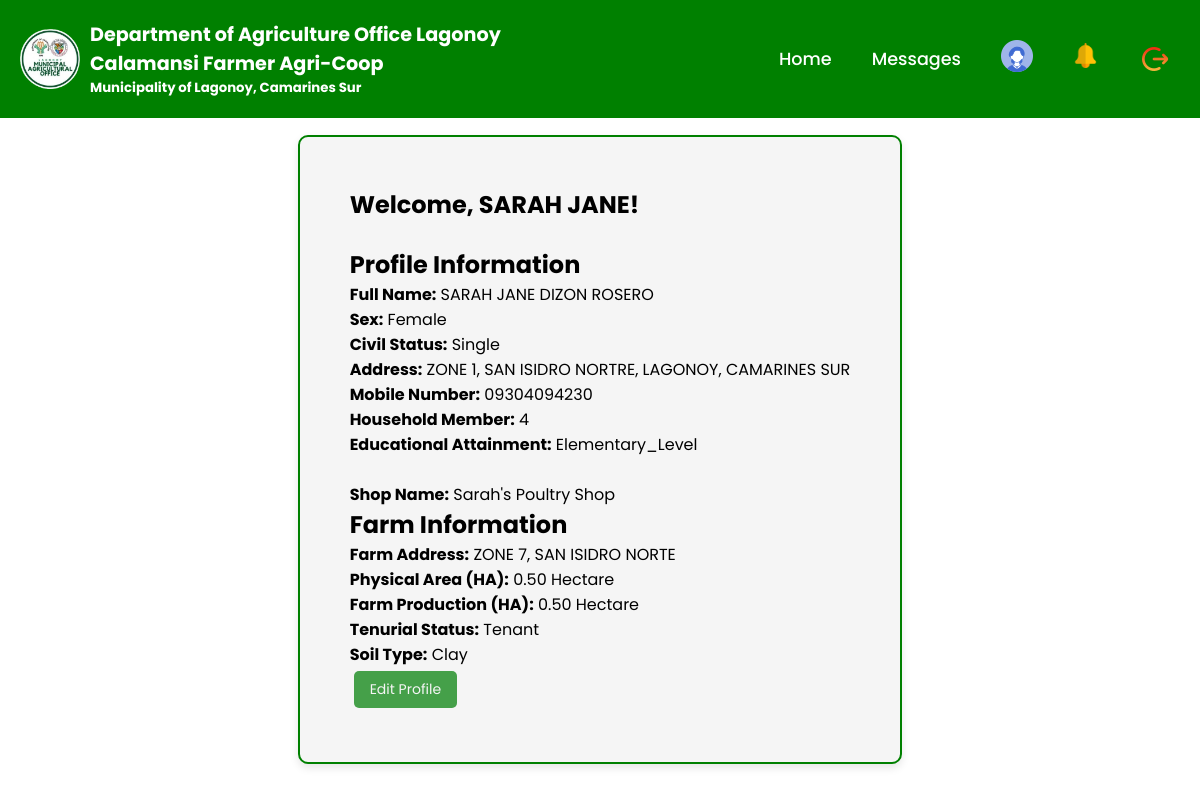
Screenshot of /seller_profile.php (signed in) with the database file from the repository.
### tables this page shows
CREATE TABLE `personal_info` (
  `info_id` int(11) NOT NULL,
  `user_id` int(11) NOT NULL,
  `surname` varchar(50) NOT NULL,
  `firstname` varchar(50) NOT NULL,
  `middlename` varchar(50) DEFAULT NULL,
  `extension` varchar(10) DEFAULT NULL,
  `sex` enum('Male', 'Female') NOT NULL,
  `civil_status` enum('Single', 'Married', 'Widow') DEFAULT NULL,
  `dob` date NOT NULL,
  `street` varchar(50) NOT NULL,
  `barangay` varchar(50) NOT NULL,
  `municipality` varchar(50) NOT NULL,
  `province` varchar(50) NOT NULL,
  `mobile_number` varchar(15) NOT NULL,
  `household_members` int(11) DEFAULT NULL,
  `educational_attainment` enum(
    'Elementary_Level',
    'Elementary_Graduate',
    'High_School_Level',
    'High_School_Graduate',
    'Senior_High_Level',
    'Senior_High_Graduate',
    'College_Level',
    'College_Graduate’, ‘Not_Applicable'
  ) NOT NULL
);

CREATE TABLE `farm_info` (
  `farm_id` int(11) NOT NULL,
  `user_id` int(11) NOT NULL,
  `farm_street` varchar(50) NOT NULL,
  `farm_barangay` varchar(50) NOT NULL,
  `physical_area` decimal(10, 2) NOT NULL,
  `total_production` decimal(10, 2) NOT NULL,
  `tenurial_status` enum('Owner', 'Tenant', 'Renter’, ‘Not_Applicable') NOT NULL,
  `soil_type` enum(
    'Clay',
    'Sandy',
    'Sandy_Clay',
    'Sandy_Loam’, ‘Not_Applicable'
  ) NOT NULL,
  `shop_name` varchar(50) NOT NULL
);

### seller_profile.php (the view, shortened to what this page needs)
<?php
require 'layout/header.php';
$user_id = $_SESSION['user_id'];
$sql_personal = "SELECT * FROM personal_info WHERE user_id = ?";
$stmt_personal = $connection->prepare($sql_personal);
$stmt_personal->bind_param("i", $user_id);
$stmt_personal->execute();
$result_personal = $stmt_personal->get_result();
if ($result_personal->num_rows > 0) {
    $farmer = $result_personal->fetch_assoc();
} else {
    echo "No profile found!";
    exit();
}
$sql_farm = "SELECT * FROM farm_info WHERE user_id = ?";
$stmt_farm = $connection->prepare($sql_farm);
$stmt_farm->bind_param("i", $user_id);
$stmt_farm->execute();
$result_farm = $stmt_farm->get_result();
if ($result_farm->num_rows > 0) {
    $farm = $result_farm->fetch_assoc();
} else {
    echo "No farm information found!";
    exit();
}
?>
<main>
    <section class="profile-container">
        <h1>Welcome, <?php echo $farmer['firstname']; ?>!</h1><br>
        <h2>Profile Information</h2>
        <p><strong>Full Name:</strong> <?php echo $farmer['firstname'] . " " . $farmer['middlename'] . " " . $farmer['surname']; ?></p>
        <p><strong>Sex:</strong> <?php echo $farmer['sex']; ?></p>
        <p><strong>Civil Status:</strong> <?php echo $farmer['civil_status']; ?></p>
        <p><strong>Address:</strong> <?php echo $farmer['street'] . ", " . $farmer['barangay'] . ", " . $farmer['municipality'] . ", " . $farmer['province']; ?></p>
        <p><strong>Mobile Number:</strong> <?php echo $farmer['mobile_number']; ?></p>
        <p><strong>Household Member:</strong> <?php echo $farmer['household_members']; ?></p>
        <p><strong>Educational Attainment:</strong> <?php echo $farmer['educational_attainment']; ?></p>
        <br>
        <p><strong>Shop Name:</strong> <?php echo $farm['shop_name']; ?></p>
        <h2>Farm Information</h2>
        <p><strong>Farm Address:</strong> <?php echo $farm['farm_street'] . ", " . $farm['farm_barangay']; ?></p>
        <p><strong>Physical Area (HA):</strong> <?php echo $farm['physical_area']; ?> Hectare</p>
        <p><strong>Farm Production (HA):</strong> <?php echo $farm['total_production']; ?> Hectare</p>
        <p><strong>Tenurial Status:</strong> <?php echo $farm['tenurial_status']; ?></p>
        <p><strong>Soil Type:</strong> <?php echo $farm['soil_type']; ?></p>
    </section>
    <button type="submit" class="button">
        <a href="edit_profile.php" style="color: whitesmoke;">Edit Profile</a>
    </button>
</main>
</body>
</html>

### css/style5.css (style rules this page uses)
* { margin: 0; padding: 0; box-sizing: border-box; text-decoration: none; font-family: 'Poppins', sans-serif; }
.h { display: flex; align-items: center; justify-content: center; min-height: 100vh; background: white-smoke; padding: 0 10px; overflow: auto; }

### layout/header.php (style rules this page uses)
* { margin: 0; padding: 0; box-sizing: border-box; font-family: 'Poppins', 'Century Schoolbook'; }
body { background-color: white; }
main { background-color: whitesmoke; padding: 50px; border-radius: 10px; box-shadow: 0 4px 8px rgba(0, 0, 0, 0.1); margin: 135px 50px; width: auto; min-width: 500px; max-width: 1500px; border: 2px solid green; overflow: auto; }

### seller_profile.php (style rules this page uses)
button { padding: 8px 16px; margin: 4px; border: none; border-radius: 5px; cursor: pointer; font-size: 14px; background-color: #45a049; transition: background-color 0.3s ease; }

### rows the page displays
personal_info: firstname "SARAH JANE", middlename "DIZON", surname "ROSERO", sex "Female", civil_status "Single", street "ZONE 1", barangay "SAN ISIDRO NORTRE", municipality "LAGONOY", province "CAMARINES SUR", mobile_number "09304094230", household_members "4", educational_attainment "Elementary_Level"
farm_info: shop_name "Sarah's Poultry Shop", farm_street "ZONE 7", farm_barangay "SAN ISIDRO NORTE", physical_area "0.50", total_production "0.50", tenurial_status "Tenant", soil_type "Clay"
